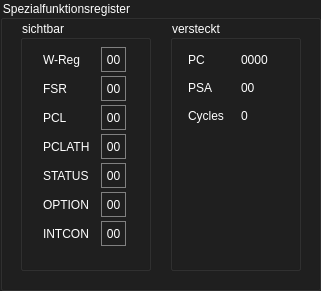
   <widget class="QGroupBox" name="groupBox_7">
    <property name="geometry">
     <rect>
      <x>690</x>
      <y>10</y>
      <width>321</width>
      <height>291</height>
     </rect>
    </property>
    <property name="styleSheet">
     <string notr="true">QGroupBox {
	color : white;
	background-color: rgb(31, 31, 31);
}</string>
    </property>
    <property name="title">
     <string>Spezialfunktionsregister</string>
    </property>
    <widget class="QGroupBox" name="groupBox_8">
     <property name="geometry">
      <rect>
       <x>20</x>
       <y>20</y>
       <width>131</width>
       <height>251</height>
      </rect>
     </property>
     <property name="styleSheet">
      <string notr="true">QGroupBox {
	color : white;
	background-color: rgb(31, 31, 31);
}</string>
     </property>
     <property name="title">
      <string>sichtbar</string>
     </property>
     <widget class="QWidget" name="gridLayoutWidget_8">
      <property name="geometry">
       <rect>
        <x>15</x>
        <y>23</y>
        <width>101</width>
        <height>211</height>
       </rect>
      </property>
      <layout class="QGridLayout" name="gridLayout_8">
       <property name="spacing">
        <number>0</number>
       </property>
       <item row="2" column="0">
        <widget class="QLabel" name="label_104">
         <property name="sizePolicy">
          <sizepolicy hsizetype="Fixed" vsizetype="Fixed">
           <horstretch>0</horstretch>
           <verstretch>0</verstretch>
          </sizepolicy>
         </property>
         <property name="minimumSize">
          <size>
           <width>50</width>
           <height>25</height>
          </size>
         </property>
         <property name="maximumSize">
          <size>
           <width>50</width>
           <height>25</height>
          </size>
         </property>
         <property name="layoutDirection">
          <enum>Qt::LeftToRight</enum>
         </property>
         <property name="styleSheet">
          <string notr="true">
color: white; 
</string>
         </property>
         <property name="text">
          <string>FSR</string>
         </property>
         <property name="alignment">
          <set>Qt::AlignLeading|Qt::AlignLeft|Qt::AlignVCenter</set>
         </property>
        </widget>
       </item>
       <item row="3" column="1">
        <widget class="QPushButton" name="pushButton_298">
         <property name="sizePolicy">
          <sizepolicy hsizetype="Fixed" vsizetype="Fixed">
           <horstretch>0</horstretch>
           <verstretch>0</verstretch>
          </sizepolicy>
         </property>
         <property name="minimumSize">
          <size>
           <width>25</width>
           <height>25</height>
          </size>
         </property>
         <property name="maximumSize">
          <size>
           <width>25</width>
           <height>25</height>
          </size>
         </property>
         <property name="styleSheet">
          <string notr="true">QPushButton {
   border: 1px solid gray;
  color: white; 
}
QPushButton:hover {
    background-color: rgb(74, 74, 74);
}
QPushButton:pressed {
    background-color: qlineargradient(x1: 0, y1: 0, x2: 0, y2: 1,
                                      stop: 0 #dadbde, stop: 1 #444444);
}</string>
         </property>
         <property name="text">
          <string>00</string>
         </property>
        </widget>
       </item>
       <item row="4" column="0">
        <widget class="QLabel" name="label_106">
         <property name="sizePolicy">
          <sizepolicy hsizetype="Fixed" vsizetype="Fixed">
           <horstretch>0</horstretch>
           <verstretch>0</verstretch>
          </sizepolicy>
         </property>
         <property name="minimumSize">
          <size>
           <width>50</width>
           <height>25</height>
          </size>
         </property>
         <property name="maximumSize">
          <size>
           <width>50</width>
           <height>25</height>
          </size>
         </property>
         <property name="layoutDirection">
          <enum>Qt::LeftToRight</enum>
         </property>
         <property name="styleSheet">
          <string notr="true">
color: white; 
</string>
         </property>
         <property name="text">
          <string>PCLATH</string>
         </property>
         <property name="alignment">
          <set>Qt::AlignLeading|Qt::AlignLeft|Qt::AlignVCenter</set>
         </property>
        </widget>
       </item>
       <item row="2" column="1">
        <widget class="QPushButton" name="pushButton_297">
         <property name="sizePolicy">
          <sizepolicy hsizetype="Fixed" vsizetype="Fixed">
           <horstretch>0</horstretch>
           <verstretch>0</verstretch>
          </sizepolicy>
         </property>
         <property name="minimumSize">
          <size>
           <width>25</width>
           <height>25</height>
          </size>
         </property>
         <property name="maximumSize">
          <size>
           <width>25</width>
           <height>25</height>
          </size>
         </property>
         <property name="styleSheet">
          <string notr="true">QPushButton {
   border: 1px solid gray;
  color: white; 
}
QPushButton:hover {
    background-color: rgb(74, 74, 74);
}
QPushButton:pressed {
    background-color: qlineargradient(x1: 0, y1: 0, x2: 0, y2: 1,
                                      stop: 0 #dadbde, stop: 1 #444444);
}</string>
         </property>
         <property name="text">
          <string>00</string>
         </property>
        </widget>
       </item>
       <item row="5" column="0">
        <widget class="QLabel" name="label_107">
         <property name="sizePolicy">
          <sizepolicy hsizetype="Fixed" vsizetype="Fixed">
           <horstretch>0</horstretch>
           <verstretch>0</verstretch>
          </sizepolicy>
         </property>
         <property name="minimumSize">
          <size>
           <width>50</width>
           <height>25</height>
          </size>
         </property>
         <property name="maximumSize">
          <size>
           <width>50</width>
           <height>25</height>
          </size>
         </property>
         <property name="layoutDirection">
          <enum>Qt::LeftToRight</enum>
         </property>
         <property name="styleSheet">
          <string notr="true">
color: white; 
</string>
         </property>
         <property name="text">
          <string>STATUS</string>
         </property>
         <property name="alignment">
          <set>Qt::AlignLeading|Qt::AlignLeft|Qt::AlignVCenter</set>
         </property>
        </widget>
       </item>
       <item row="6" column="1">
        <widget class="QPushButton" name="pushButton_301">
         <property name="sizePolicy">
          <sizepolicy hsizetype="Fixed" vsizetype="Fixed">
           <horstretch>0</horstretch>
           <verstretch>0</verstretch>
          </sizepolicy>
         </property>
         <property name="minimumSize">
          <size>
           <width>25</width>
           <height>25</height>
          </size>
         </property>
         <property name="maximumSize">
          <size>
           <width>25</width>
           <height>25</height>
          </size>
         </property>
         <property name="styleSheet">
          <string notr="true">QPushButton {
   border: 1px solid gray;
  color: white; 
}
QPushButton:hover {
    background-color: rgb(74, 74, 74);
}
QPushButton:pressed {
    background-color: qlineargradient(x1: 0, y1: 0, x2: 0, y2: 1,
                                      stop: 0 #dadbde, stop: 1 #444444);
}</string>
         </property>
         <property name="text">
          <string>00</string>
         </property>
        </widget>
       </item>
       <item row="0" column="1">
        <widget class="QPushButton" name="pushButton_296">
         <property name="sizePolicy">
          <sizepolicy hsizetype="Fixed" vsizetype="Fixed">
           <horstretch>0</horstretch>
           <verstretch>0</verstretch>
          </sizepolicy>
         </property>
         <property name="minimumSize">
          <size>
           <width>25</width>
           <height>25</height>
          </size>
         </property>
         <property name="maximumSize">
          <size>
           <width>25</width>
           <height>25</height>
          </size>
         </property>
         <property name="styleSheet">
          <string notr="true">QPushButton {
   border: 1px solid gray;
  color: white; 
}
QPushButton:hover {
    background-color: rgb(74, 74, 74);
}
QPushButton:pressed {
    background-color: qlineargradient(x1: 0, y1: 0, x2: 0, y2: 1,
                                      stop: 0 #dadbde, stop: 1 #444444);
}</string>
         </property>
         <property name="text">
          <string>00</string>
         </property>
        </widget>
       </item>
       <item row="5" column="1">
        <widget class="QPushButton" name="pushButton_300">
         <property name="sizePolicy">
          <sizepolicy hsizetype="Fixed" vsizetype="Fixed">
           <horstretch>0</horstretch>
           <verstretch>0</verstretch>
          </sizepolicy>
         </property>
         <property name="minimumSize">
          <size>
           <width>25</width>
           <height>25</height>
          </size>
         </property>
         <property name="maximumSize">
          <size>
           <width>25</width>
           <height>25</height>
          </size>
         </property>
         <property name="styleSheet">
          <string notr="true">QPushButton {
   border: 1px solid gray;
  color: white; 
}
QPushButton:hover {
    background-color: rgb(74, 74, 74);
}
QPushButton:pressed {
    background-color: qlineargradient(x1: 0, y1: 0, x2: 0, y2: 1,
                                      stop: 0 #dadbde, stop: 1 #444444);
}</string>
         </property>
         <property name="text">
          <string>00</string>
         </property>
        </widget>
       </item>
       <item row="0" column="0">
        <widget class="QLabel" name="label_103">
         <property name="sizePolicy">
          <sizepolicy hsizetype="Fixed" vsizetype="Fixed">
           <horstretch>0</horstretch>
           <verstretch>0</verstretch>
          </sizepolicy>
         </property>
         <property name="minimumSize">
          <size>
           <width>50</width>
           <height>25</height>
          </size>
         </property>
         <property name="maximumSize">
          <size>
           <width>50</width>
           <height>25</height>
          </size>
         </property>
         <property name="layoutDirection">
          <enum>Qt::LeftToRight</enum>
         </property>
         <property name="styleSheet">
          <string notr="true">
color: white; 
</string>
         </property>
         <property name="text">
          <string>W-Reg</string>
         </property>
         <property name="alignment">
          <set>Qt::AlignLeading|Qt::AlignLeft|Qt::AlignVCenter</set>
         </property>
        </widget>
       </item>
       <item row="4" column="1">
        <widget class="QPushButton" name="pushButton_299">
         <property name="sizePolicy">
          <sizepolicy hsizetype="Fixed" vsizetype="Fixed">
           <horstretch>0</horstretch>
           <verstretch>0</verstretch>
          </sizepolicy>
         </property>
         <property name="minimumSize">
          <size>
           <width>25</width>
           <height>25</height>
          </size>
         </property>
         <property name="maximumSize">
          <size>
           <width>25</width>
           <height>25</height>
          </size>
         </property>
         <property name="styleSheet">
          <string notr="true">QPushButton {
   border: 1px solid gray;
  color: white; 
}
QPushButton:hover {
    background-color: rgb(74, 74, 74);
}
QPushButton:pressed {
    background-color: qlineargradient(x1: 0, y1: 0, x2: 0, y2: 1,
                                      stop: 0 #dadbde, stop: 1 #444444);
}</string>
         </property>
         <property name="text">
          <string>00</string>
         </property>
        </widget>
       </item>
       <item row="3" column="0">
        <widget class="QLabel" name="label_105">
         <property name="sizePolicy">
          <sizepolicy hsizetype="Fixed" vsizetype="Fixed">
           <horstretch>0</horstretch>
           <verstretch>0</verstretch>
          </sizepolicy>
         </property>
         <property name="minimumSize">
          <size>
           <width>50</width>
           <height>25</height>
          </size>
         </property>
         <property name="maximumSize">
          <size>
           <width>50</width>
           <height>25</height>
          </size>
         </property>
         <property name="layoutDirection">
          <enum>Qt::LeftToRight</enum>
         </property>
         <property name="styleSheet">
          <string notr="true">
color: white; 
</string>
         </property>
         <property name="text">
          <string>PCL</string>
         </property>
         <property name="alignment">
          <set>Qt::AlignLeading|Qt::AlignLeft|Qt::AlignVCenter</set>
         </property>
        </widget>
       </item>
       <item row="7" column="1">
        <widget class="QPushButton" name="pushButton_302">
         <property name="sizePolicy">
          <sizepolicy hsizetype="Fixed" vsizetype="Fixed">
           <horstretch>0</horstretch>
           <verstretch>0</verstretch>
          </sizepolicy>
         </property>
         <property name="minimumSize">
          <size>
           <width>25</width>
           <height>25</height>
          </size>
         </property>
         <property name="maximumSize">
          <size>
           <width>25</width>
           <height>25</height>
          </size>
         </property>
         <property name="styleSheet">
          <string notr="true">QPushButton {
   border: 1px solid gray;
  color: white; 
}
QPushButton:hover {
    background-color: rgb(74, 74, 74);
}
QPushButton:pressed {
    background-color: qlineargradient(x1: 0, y1: 0, x2: 0, y2: 1,
                                      stop: 0 #dadbde, stop: 1 #444444);
}</string>
         </property>
         <property name="text">
          <string>00</string>
         </property>
        </widget>
       </item>
       <item row="6" column="0">
        <widget class="QLabel" name="label_108">
         <property name="sizePolicy">
          <sizepolicy hsizetype="Fixed" vsizetype="Fixed">
           <horstretch>0</horstretch>
           <verstretch>0</verstretch>
          </sizepolicy>
         </property>
         <property name="minimumSize">
          <size>
           <width>50</width>
           <height>25</height>
          </size>
         </property>
         <property name="maximumSize">
          <size>
           <width>50</width>
           <height>25</height>
          </size>
         </property>
         <property name="layoutDirection">
          <enum>Qt::LeftToRight</enum>
         </property>
         <property name="styleSheet">
          <string notr="true">
color: white; 
</string>
         </property>
         <property name="text">
          <string>OPTION</string>
         </property>
         <property name="alignment">
          <set>Qt::AlignLeading|Qt::AlignLeft|Qt::AlignVCenter</set>
         </property>
        </widget>
       </item>
       <item row="7" column="0">
        <widget class="QLabel" name="label_109">
         <property name="sizePolicy">
          <sizepolicy hsizetype="Fixed" vsizetype="Fixed">
           <horstretch>0</horstretch>
           <verstretch>0</verstretch>
          </sizepolicy>
         </property>
         <property name="minimumSize">
          <size>
           <width>50</width>
           <height>25</height>
          </size>
         </property>
         <property name="maximumSize">
          <size>
           <width>50</width>
           <height>25</height>
          </size>
         </property>
         <property name="layoutDirection">
          <enum>Qt::LeftToRight</enum>
         </property>
         <property name="styleSheet">
          <string notr="true">
color: white; 
</string>
         </property>
         <property name="text">
          <string>INTCON</string>
         </property>
         <property name="alignment">
          <set>Qt::AlignLeading|Qt::AlignLeft|Qt::AlignVCenter</set>
         </property>
        </widget>
       </item>
      </layout>
     </widget>
    </widget>
    <widget class="QGroupBox" name="groupBox_9">
     <property name="geometry">
      <rect>
       <x>170</x>
       <y>20</y>
       <width>131</width>
       <height>251</height>
      </rect>
     </property>
     <property name="styleSheet">
      <string notr="true">QGroupBox {
	color : white;
	background-color: rgb(31, 31, 31);
}</string>
     </property>
     <property name="title">
      <string>versteckt</string>
     </property>
     <widget class="QWidget" name="gridLayoutWidget_9">
      <property name="geometry">
       <rect>
        <x>15</x>
        <y>24</y>
        <width>101</width>
        <height>177</height>
       </rect>
      </property>
      <layout class="QGridLayout" name="gridLayout_9">
       <property name="spacing">
        <number>0</number>
       </property>
       <item row="0" column="0">
        <widget class="QLabel" name="label_110">
         <property name="sizePolicy">
          <sizepolicy hsizetype="Fixed" vsizetype="Fixed">
           <horstretch>0</horstretch>
           <verstretch>0</verstretch>
          </sizepolicy>
         </property>
         <property name="minimumSize">
          <size>
           <width>50</width>
           <height>25</height>
          </size>
         </property>
         <property name="maximumSize">
          <size>
           <width>50</width>
           <height>25</height>
          </size>
         </property>
         <property name="layoutDirection">
          <enum>Qt::LeftToRight</enum>
         </property>
         <property name="styleSheet">
          <string notr="true">
color: white; 
</string>
         </property>
         <property name="text">
          <string>PC</string>
         </property>
         <property name="alignment">
          <set>Qt::AlignLeading|Qt::AlignLeft|Qt::AlignVCenter</set>
         </property>
        </widget>
       </item>
       <item row="0" column="1">
        <widget class="QLabel" name="label_113">
         <property name="sizePolicy">
          <sizepolicy hsizetype="Fixed" vsizetype="Fixed">
           <horstretch>0</horstretch>
           <verstretch>0</verstretch>
          </sizepolicy>
         </property>
         <property name="minimumSize">
          <size>
           <width>40</width>
           <height>25</height>
          </size>
         </property>
         <property name="maximumSize">
          <size>
           <width>40</width>
           <height>25</height>
          </size>
         </property>
         <property name="layoutDirection">
          <enum>Qt::LeftToRight</enum>
         </property>
         <property name="styleSheet">
          <string notr="true">
color: white; 
</string>
         </property>
         <property name="text">
          <string>0000</string>
         </property>
         <property name="alignment">
          <set>Qt::AlignLeading|Qt::AlignLeft|Qt::AlignVCenter</set>
         </property>
        </widget>
       </item>
       <item row="2" column="1">
        <widget class="QLabel" name="label_115">
         <property name="sizePolicy">
          <sizepolicy hsizetype="Fixed" vsizetype="Fixed">
           <horstretch>0</horstretch>
           <verstretch>0</verstretch>
          </sizepolicy>
         </property>
         <property name="minimumSize">
          <size>
           <width>40</width>
           <height>25</height>
          </size>
         </property>
         <property name="maximumSize">
          <size>
           <width>40</width>
           <height>25</height>
          </size>
         </property>
         <property name="layoutDirection">
          <enum>Qt::LeftToRight</enum>
         </property>
         <property name="styleSheet">
          <string notr="true">
color: white; 
</string>
         </property>
         <property name="text">
          <string>0</string>
         </property>
         <property name="alignment">
          <set>Qt::AlignLeading|Qt::AlignLeft|Qt::AlignVCenter</set>
         </property>
        </widget>
       </item>
       <item row="5" column="0">
        <widget class="QLabel" name="label_119">
         <property name="sizePolicy">
          <sizepolicy hsizetype="Fixed" vsizetype="Fixed">
           <horstretch>0</horstretch>
           <verstretch>0</verstretch>
          </sizepolicy>
         </property>
         <property name="minimumSize">
          <size>
           <width>50</width>
           <height>25</height>
          </size>
         </property>
         <property name="maximumSize">
          <size>
           <width>50</width>
           <height>25</height>
          </size>
         </property>
         <property name="layoutDirection">
          <enum>Qt::LeftToRight</enum>
         </property>
         <property name="styleSheet">
          <string notr="true">
color: white; 
</string>
         </property>
         <property name="text">
          <string/>
         </property>
         <property name="alignment">
          <set>Qt::AlignLeading|Qt::AlignLeft|Qt::AlignVCenter</set>
         </property>
        </widget>
       </item>
       <item row="1" column="1">
        <widget class="QLabel" name="label_114">
         <property name="sizePolicy">
          <sizepolicy hsizetype="Fixed" vsizetype="Fixed">
           <horstretch>0</horstretch>
           <verstretch>0</verstretch>
          </sizepolicy>
         </property>
         <property name="minimumSize">
          <size>
           <width>40</width>
           <height>25</height>
          </size>
         </property>
         <property name="maximumSize">
          <size>
           <width>40</width>
           <height>25</height>
          </size>
         </property>
         <property name="layoutDirection">
          <enum>Qt::LeftToRight</enum>
         </property>
         <property name="styleSheet">
          <string notr="true">
color: white; 
</string>
         </property>
         <property name="text">
          <string>00</string>
         </property>
         <property name="alignment">
          <set>Qt::AlignLeading|Qt::AlignLeft|Qt::AlignVCenter</set>
         </property>
        </widget>
       </item>
       <item row="4" column="0">
        <widget class="QLabel" name="label_118">
         <property name="sizePolicy">
          <sizepolicy hsizetype="Fixed" vsizetype="Fixed">
           <horstretch>0</horstretch>
           <verstretch>0</verstretch>
          </sizepolicy>
         </property>
         <property name="minimumSize">
          <size>
           <width>50</width>
           <height>25</height>
          </size>
         </property>
         <property name="maximumSize">
          <size>
           <width>50</width>
           <height>25</height>
          </size>
         </property>
         <property name="layoutDirection">
          <enum>Qt::LeftToRight</enum>
         </property>
         <property name="styleSheet">
          <string notr="true">
color: white; 
</string>
         </property>
         <property name="text">
          <string/>
         </property>
         <property name="alignment">
          <set>Qt::AlignLeading|Qt::AlignLeft|Qt::AlignVCenter</set>
         </property>
        </widget>
       </item>
       <item row="2" column="0">
        <widget class="QLabel" name="label_112">
         <property name="sizePolicy">
          <sizepolicy hsizetype="Fixed" vsizetype="Fixed">
           <horstretch>0</horstretch>
           <verstretch>0</verstretch>
          </sizepolicy>
         </property>
         <property name="minimumSize">
          <size>
           <width>50</width>
           <height>25</height>
          </size>
         </property>
         <property name="maximumSize">
          <size>
           <width>50</width>
           <height>25</height>
          </size>
         </property>
         <property name="layoutDirection">
          <enum>Qt::LeftToRight</enum>
         </property>
         <property name="styleSheet">
          <string notr="true">
color: white; 
</string>
         </property>
         <property name="text">
          <string>Cycles</string>
         </property>
         <property name="alignment">
          <set>Qt::AlignLeading|Qt::AlignLeft|Qt::AlignVCenter</set>
         </property>
        </widget>
       </item>
       <item row="1" column="0">
        <widget class="QLabel" name="label_111">
         <property name="sizePolicy">
          <sizepolicy hsizetype="Fixed" vsizetype="Fixed">
           <horstretch>0</horstretch>
           <verstretch>0</verstretch>
          </sizepolicy>
         </property>
         <property name="minimumSize">
          <size>
           <width>50</width>
           <height>25</height>
          </size>
         </property>
         <property name="maximumSize">
          <size>
           <width>50</width>
           <height>25</height>
          </size>
         </property>
         <property name="layoutDirection">
          <enum>Qt::LeftToRight</enum>
         </property>
         <property name="styleSheet">
          <string notr="true">
color: white; 
</string>
         </property>
         <property name="text">
          <string>PSA</string>
         </property>
         <property name="alignment">
          <set>Qt::AlignLeading|Qt::AlignLeft|Qt::AlignVCenter</set>
         </property>
        </widget>
       </item>
       <item row="3" column="0">
        <widget class="QLabel" name="label_117">
         <property name="sizePolicy">
          <sizepolicy hsizetype="Fixed" vsizetype="Fixed">
           <horstretch>0</horstretch>
           <verstretch>0</verstretch>
          </sizepolicy>
         </property>
         <property name="minimumSize">
          <size>
           <width>50</width>
           <height>25</height>
          </size>
         </property>
         <property name="maximumSize">
          <size>
           <width>50</width>
           <height>25</height>
          </size>
         </property>
         <property name="layoutDirection">
          <enum>Qt::LeftToRight</enum>
         </property>
         <property name="styleSheet">
          <string notr="true">
color: white; 
</string>
         </property>
         <property name="text">
          <string/>
         </property>
         <property name="alignment">
          <set>Qt::AlignLeading|Qt::AlignLeft|Qt::AlignVCenter</set>
         </property>
        </widget>
       </item>
      </layout>
     </widget>
    </widget>
   </widget>
